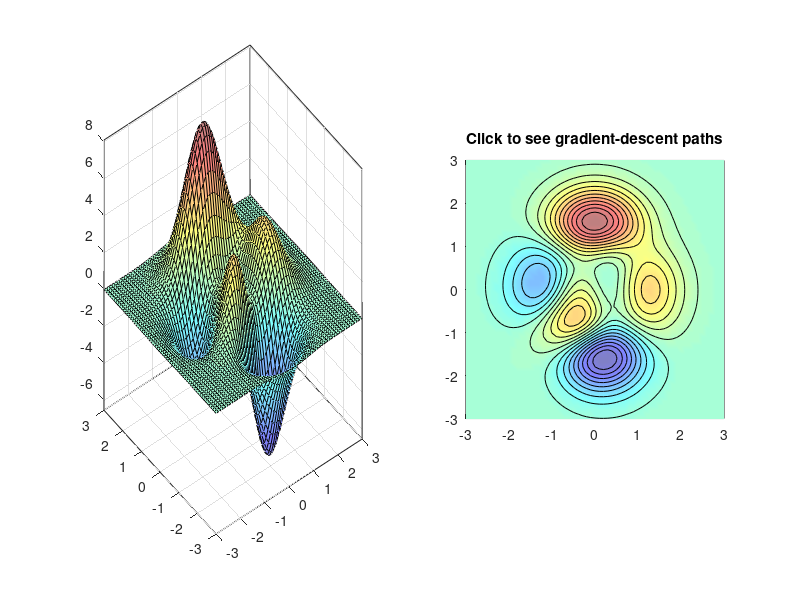

The MATLAB source for this figure:
%gradientDescentDemo: Interactive demo of Gradient descent paths on "peaks" surface
%
%	Usage:
%		gradientDescentDemo
%
%	Description:
%		gradientDescentDemo gives interactive demo of gradient descent paths on "peaks" surface
%
%	Example:
%		gradientDescentDemo

%	Category: Demos
%	Roger Jang, 19961016, 20080801, 20160925

%figure('name', 'Gradient Descent', 'NumberTitle', 'off');
subplot(1,2,1);
x=-3:.1:3;
y=-3:.1:3;
[xx,yy]=meshgrid(x,y);
zz=peaks(xx,yy);
surf(xx, yy, zz);
axis([min(x) max(x) min(y) max(y) min(zz(:)) max(zz(:))]);
colormap((jet+white)/2);
ball3dH=line(nan, nan, nan, 'marker', '.', 'markersize', 10, 'color', 'k');
set(gca, 'box', 'on');

%figure('name', 'Gradient Descent', 'NumberTitle', 'off');
subplot(1,2,2);
h=pcolor(xx,yy,zz);
hold on
colormap((jet+white)/2);
[junk, contourH] = contour(xx, yy, zz, 20, 'k-');
shading interp;
%[px,py]=gradient(zz,.2,.2);
%quiver(x,y,-px,-py,2,'k');
hold off;
axis([min(x) max(x) min(y) max(y)]); axis square;
ball2dH=line(nan, nan, 'marker', '.', 'markersize', 10, 'color', 'k');
title('Click to see gradient-descent paths');

AxisH = gca; FigH = gcf;
obj_fcn = 'peaksFunc';
eta = 0.05;

% The following is for animation
% action when button is first pushed down
% This action draws GD path on 3D surface too
action1 = ['subplot(1,2,2); segment2dH=line(nan, nan, ''color'', ''r'');', ...
	'subplot(1,2,1); segment3dH=line(nan, nan, nan, ''color'', ''r'');', ...
	'curr_info=get(AxisH, ''currentPoint'');', ...
	'x=curr_info(1,1);y=curr_info(1,2);z=feval(obj_fcn,x,y);', ...
	'set(ball2dH,''xdata'',x,''ydata'',y);', ...
	'set(ball3dH,''xdata'',x,''ydata'',y,''zdata'',z);', ...
	'for i=1:200,', ...
	'grad=feval(obj_fcn,x(end),y(end),1);', ...
	'tmp=-grad/norm(grad);', ...
	'new_x=x(end)+eta*tmp(1);', ...
	'new_y=y(end)+eta*tmp(2);', ...
	'new_z=feval(obj_fcn,new_x,new_y);', ...
	'x=[x; new_x]; y=[y; new_y]; z=[z; new_z];'...
	'set(segment2dH,''xdata'',x,''ydata'',y);', ...
	'set(segment3dH,''xdata'',x,''ydata'',y,''zdata'',z);', ...
	'end'];

% actions after the mouse is pushed down
action2 = action1;
% action when button is released
action3 = action1;

% temporary storage for the recall in the down_action
set(AxisH,'UserData',action2);

% set action when the mouse is pushed down
down_action=['set(FigH,''WindowButtonMotionFcn'',get(AxisH,''UserData''));', action1];
set(FigH,'WindowButtonDownFcn',down_action);

% set action when the mouse is released
up_action=['set(FigH,''WindowButtonMotionFcn'','' '');', action3];
set(FigH,'WindowButtonUpFcn',up_action);
